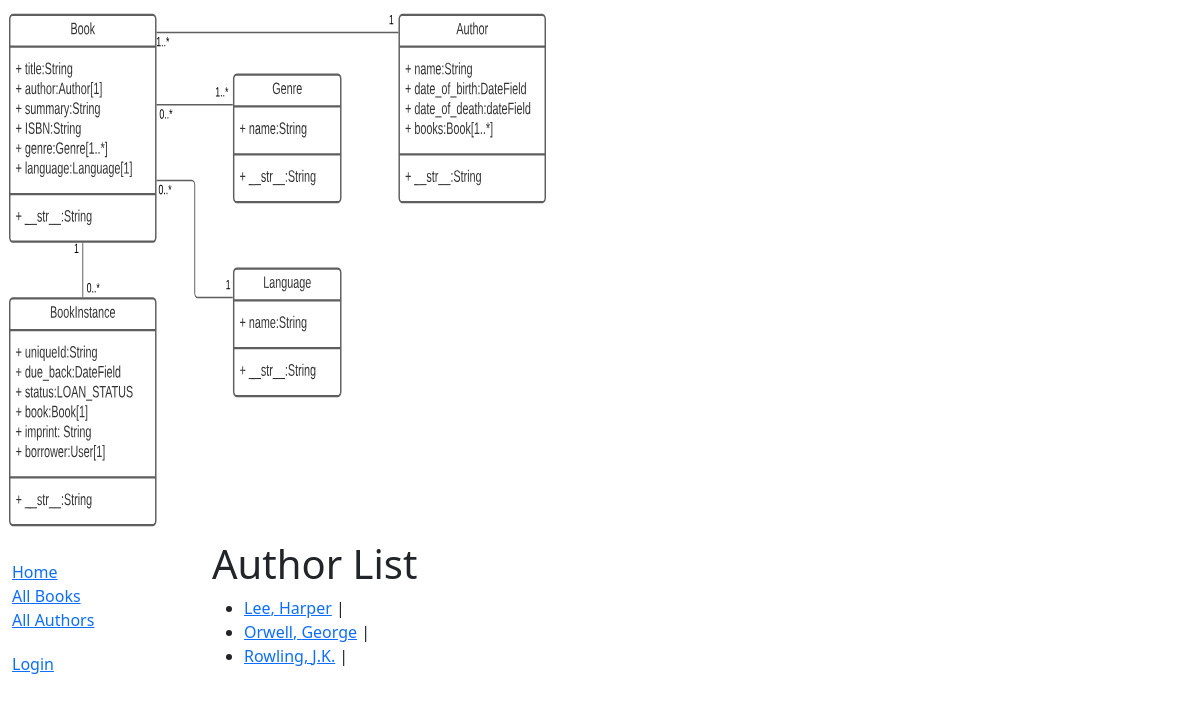
Screenshot of /catalog/authors/ with the database file from the repository.
### catalog/models.py (models this page shows, shortened)
class Author(models.Model):
    first_name = models.CharField(max_length=100)
    last_name = models.CharField(max_length=100)
    date_of_birth = models.DateField(null=True, blank=True)
    date_of_death = models.DateField('Died', null=True, blank=True)
    class Meta:
        ordering = ['last_name', 'first_name']
    def get_absolute_url(self):
        return reverse('author-detail', args=[str(self.id)])

### catalog/views.py (the view)
# urls.py: path('authors/', views.AuthorListView.as_view(), name='authors'),
class AuthorListView(generic.ListView):
    model = Author
    context_object_name = 'author_list' # This is how we refer to it in jinja syntax in .html templates
    paginate_by = 10 # To access page 2 you would use the URL /catalog/authors/?page=2
    def get(self, request, *args, **kwargs):
        all_books = Book.objects.all()
        context = {
            'author_list': self.get_queryset(),  # This is the author_list provided by ListView
            'all_books': all_books,
        }
        return render(request, 'catalog/author_list.html', context)

### catalog/templates/catalog/author_list.html (shortened to what this page needs)
{% extends "base_generic.html" %}
{% block content %}
  <h1>Author List</h1>
  {% if author_list %}
    <ul>
      {% for ali in author_list %}
      <li>
        <a href="{{ ali.get_absolute_url }}">{{ ali.last_name }}, {{ali.first_name}}</a> |
      </li>
      {% endfor %}
    </ul>
  {% else %}
    <p>There are no books in the library.</p>
  {% endif %}
{% endblock %}

### rows the page displays
Author: last_name "Lee", first_name "Harper"
Author: last_name "Orwell", first_name "George"
Author: last_name "Rowling", first_name "J.K."
